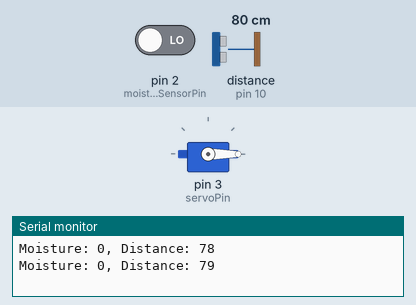
A sketch run on a simulated Arduino Uno, built with avr-gcc and run on an emulated ATmega328P. On the bench: servo, the last lines printed to the serial monitor. Wiring (inferred from the names in the program): ultrasonic range finder: trigger pin 9; echo pin 10. Inputs (shaded band) come from the test bench; at power-on: pin 2 (moistureSensorPin) LOW, distance to the obstacle (sensor on pin 10) 80 cm. The echo pulse lasts 58.3 µs per cm.

Above: at 6.8 s.
6.9 s: pin 2 (moistureSensorPin) driven HIGH
At 10.2 s:
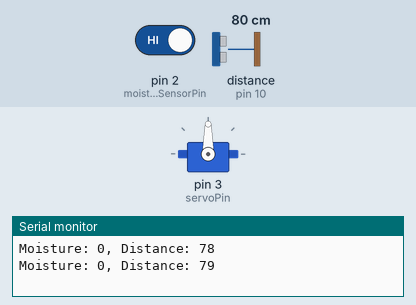
13.6 s: distance to the obstacle (sensor on pin 10) set to 12 cm
20.3 s: distance to the obstacle (sensor on pin 10) set to 9 cm
At 24.4 s:
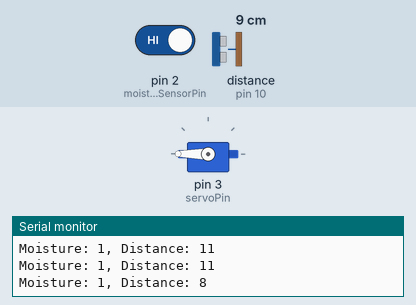
31.5 s: distance to the obstacle (sensor on pin 10) set to 18 cm
At 33.8 s:
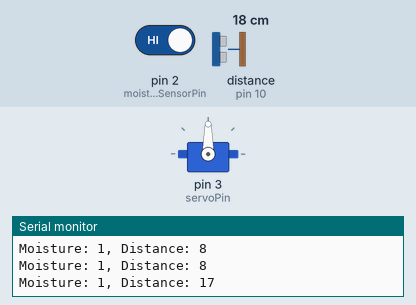
38.2 s: distance to the obstacle (sensor on pin 10) set to 2 cm
At 43.2 s:
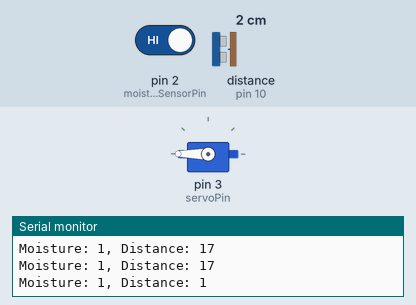
Timing chart, 0 to 49.5 s (numbered marks = the images above; inputs shaded):
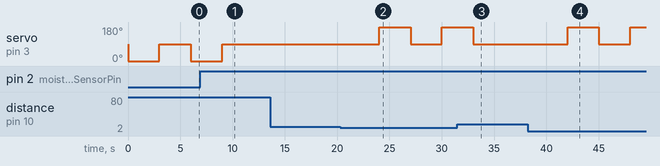

The sketch:

waste_segregation_using_aurdino.ino
```cpp
#include <Servo.h>

const int moistureSensorPin = 2;    // Digital pin for soil moisture sensor (D0)
const int ultrasonicTrigPin = 9;    // Trigger pin for ultrasonic sensor
const int ultrasonicEchoPin = 10;   // Echo pin for ultrasonic sensor
const int servoPin = 3;            // Pin to control the servo motor

Servo myServo;

void setup() {
  Serial.begin(9600);
  pinMode(moistureSensorPin, INPUT);
  pinMode(ultrasonicTrigPin, OUTPUT);
  pinMode(ultrasonicEchoPin, INPUT);
  pinMode(servoPin, OUTPUT);

  myServo.attach(servoPin);
}

void loop() {
  int moistureValue = digitalRead(moistureSensorPin);
  int distance = getUltrasonicDistance();

  Serial.print("Moisture: ");
  Serial.print(moistureValue);
  Serial.print(", Distance: ");
  Serial.println(distance);

  if (moistureValue == HIGH) { // Digital HIGH means dry soil
    // Dry waste - Turn left 90 degrees

    rotateServo(0); // Move servo to left position
    delay(2000);
    if(distance < 10){
      rotateServo(90); // Move servo to right position
      delay(2000);
    }      // Delay for stability
  }

  else{
    rotateServo(-270);
    delay(2000);
    rotateServo(0);
    delay(2000);
  }
}


int getUltrasonicDistance() {
  digitalWrite(ultrasonicTrigPin, LOW);
  delayMicroseconds(2);
  digitalWrite(ultrasonicTrigPin, HIGH);
  delayMicroseconds(10);
  digitalWrite(ultrasonicTrigPin, LOW);
  return pulseIn(ultrasonicEchoPin, HIGH) * 0.034 / 2;
}

void rotateServo(int angle) {
  myServo.write(90 + angle); // Adjust the base angle as needed
  delay(1000);               // Adjust this delay based on your servo speed
}
```

Measured:
- the behaviour switches between 11 and 10 cm on distance to the obstacle (sensor on pin 10) (found by bisection; images 1 and 2)
- after the input at 6.9 s, servo on pin 3 (servoPin): goes on until 9.0 s, then stays 90°
- after the input at 20.3 s, servo on pin 3 (servoPin): 90° → 180° after 3.7 s, → 90° 3.0 s later, → 180° 3.0 s later
- after the input at 31.5 s, servo on pin 3 (servoPin): goes on until 33.0 s, then stays 90°
- after the input at 38.2 s, servo on pin 3 (servoPin): 90° → 180° after 3.8 s, → 90° 3.0 s later, → 180° 3.0 s later
